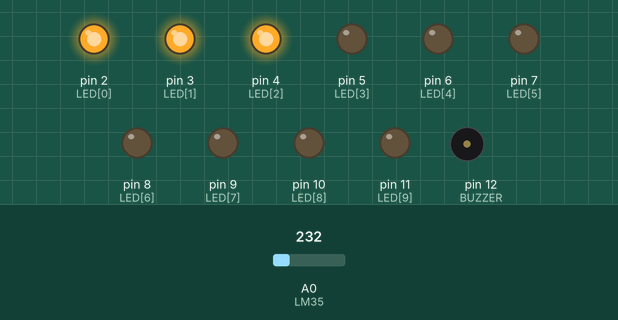
This sketch was run on a simulated Arduino Uno, built with avr-gcc and run on an emulated ATmega328P. Parts: output pins drawn as LEDs (lit = HIGH), buzzer (waves = sounding, pin HIGH). Inputs (shaded band) come from the test bench; at power-on: A0 (LM35) = 232.

Above: at 1.2 s.
1.3 s: A0 (LM35) set to 233
At 2.2 s:
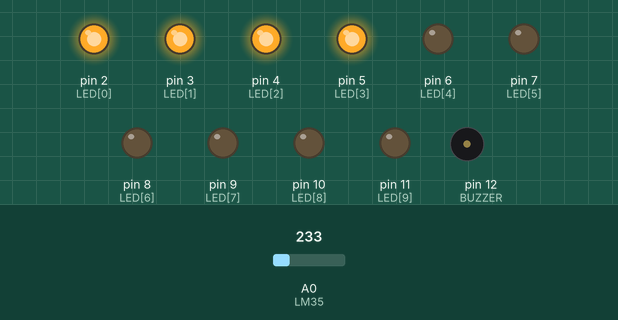
2.8 s: A0 (LM35) set to 250
At 3.3 s:
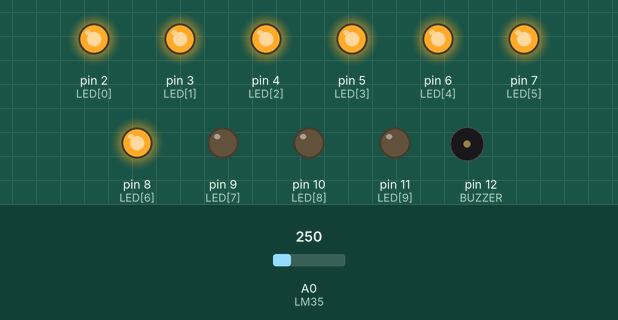
4.3 s: A0 (LM35) set to 266
At 5.5 s:
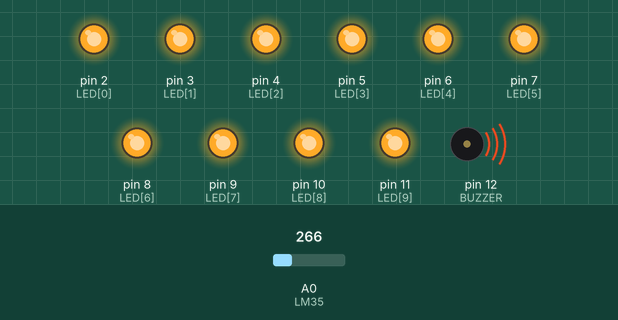
5.8 s: A0 (LM35) set to 260
At 6.8 s:
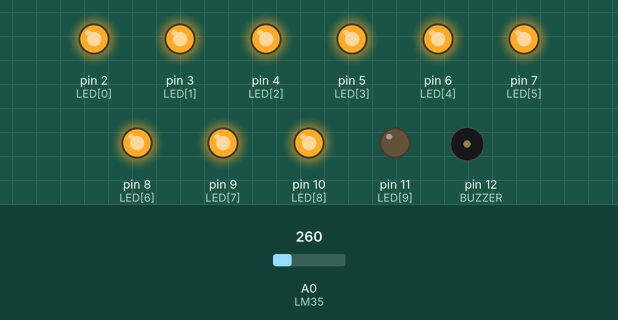
7.3 s: A0 (LM35) set to 201
At 7.9 s:
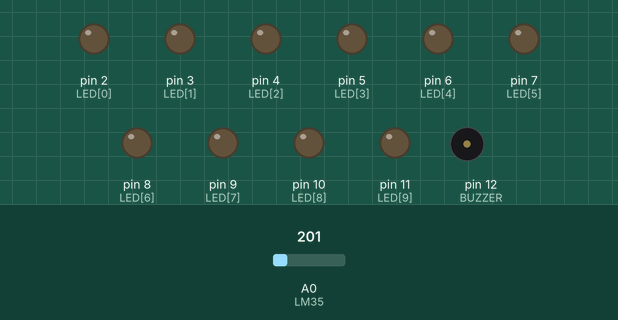
8.8 s: A0 (LM35) set to 290
At 9.1 s:
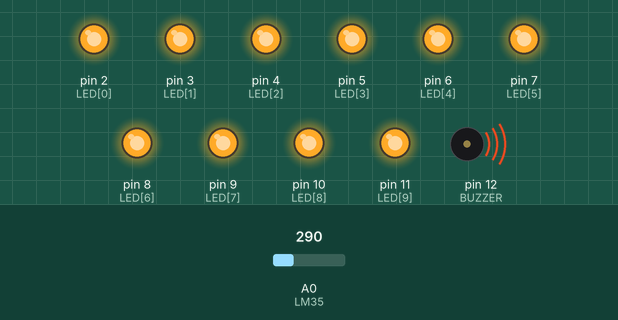
Timing chart, 0 to 11.3 s (numbered marks = the images above; inputs shaded):
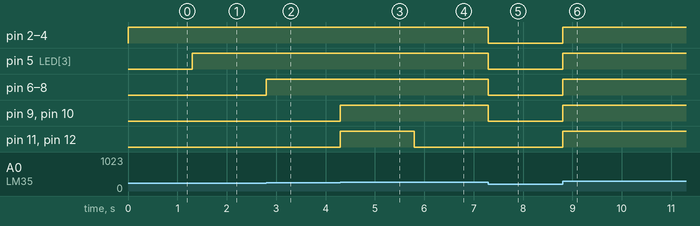

Measured:
- the behaviour switches between 232 and 233 on A0 (LM35) (found by bisection; images 0 and 1)
- the behaviour switches between 261 and 260 on A0 (LM35) (found by bisection; images 3 and 4)
- after the input at 1.3 s, pin 5 (LED[3]): LOW → HIGH at once
- after the input at 2.8 s, pin 6 (LED[4]), pin 7 (LED[5]), pin 8 (LED[6]): LOW → HIGH at once
- after the input at 4.3 s, pin 9 (LED[7]), pin 10 (LED[8]), pin 11 (LED[9]), pin 12 (BUZZER): LOW → HIGH at once
- after the input at 5.8 s, pin 11 (LED[9]), pin 12 (BUZZER): HIGH → LOW at once
- after the input at 7.3 s, pin 2 (LED[0]), pin 3 (LED[1]), pin 4 (LED[2]), pin 5 (LED[3]), pin 6 (LED[4]), pin 7 (LED[5]), pin 8 (LED[6]), pin 9 (LED[7]), pin 10 (LED[8]): HIGH → LOW at once
- after the input at 8.8 s, pin 2 (LED[0]), pin 3 (LED[1]), pin 4 (LED[2]), pin 5 (LED[3]), pin 6 (LED[4]), pin 7 (LED[5]), pin 8 (LED[6]), pin 9 (LED[7]), pin 10 (LED[8]), pin 11 (LED[9]), pin 12 (BUZZER): LOW → HIGH at once

The sketch:

verificando_temperatura_alerta_com_buzzer_e_barra_grafica.ino
```cpp
/*
  Medindo temperatura com sensor LM35, buzzer de alerta e uma barra gráfica
  by: JBarbosa
*/

#define SIZEARRAY(x)  (sizeof(x) / sizeof((x)[0])) // serve para saber o tamanho do array

const int LM35 = 0;
const int BUZZER = 12;

const float ALERT_TEMP = 25;
float temperatura = 0;
int ADClido = 0;

const int LED[] = {2, 3, 4, 5, 6, 7, 8, 9, 10, 11};
const float TEMP[] = {23.50, 24.00, 24.50, 25.00, 25.50, 26.00, 26.50, 27.00, 27.50, 28.00};

void setup() {
  analogReference(INTERNAL);
  pinMode(BUZZER, OUTPUT);

  for (int i = 0; i < SIZEARRAY(LED); i++) {
    pinMode(LED[i], OUTPUT);
  }
}

void loop() {

  ADClido = analogRead(LM35);
  temperatura = ADClido * 0.1075268817;

  for (int i = 0; i < SIZEARRAY(LED); i++) {
    checkTemp(TEMP[i], LED[i]);
  }

  int lastTemp = TEMP[SIZEARRAY(TEMP) -1];
  if (temperatura > lastTemp) {
    digitalWrite(BUZZER, HIGH);
  } else {
    digitalWrite(BUZZER, LOW);
  }

}

void checkTemp(float temp_limit, int led) {
  if (temperatura > temp_limit) {
      digitalWrite(led, HIGH);
    } else {
      digitalWrite(led, LOW);
    }
}
```
